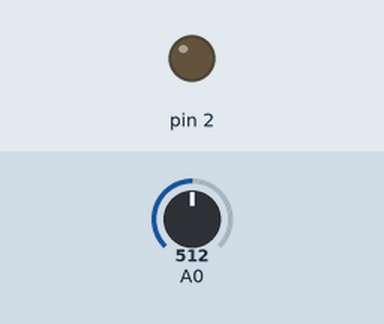
A sketch run on a simulated Arduino Uno, built with avr-gcc and run on an emulated ATmega328P. Parts: output pins drawn as LEDs (lit = HIGH). The inputs (shaded band) are chosen by the test bench; at power-on: A0 = 512.

Above: at 1.2 s.
1.3 s: A0 set to 318
2.8 s: A0 set to 294
At 3.4 s:
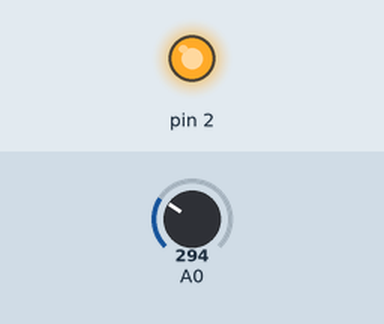
4.3 s: A0 set to 306
At 4.6 s:
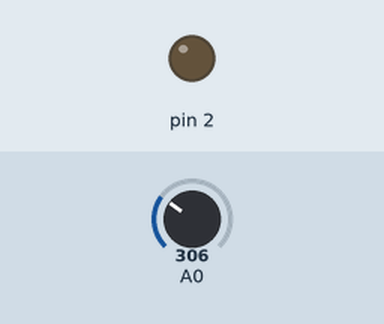
5.8 s: A0 set to 290
At 7.0 s:
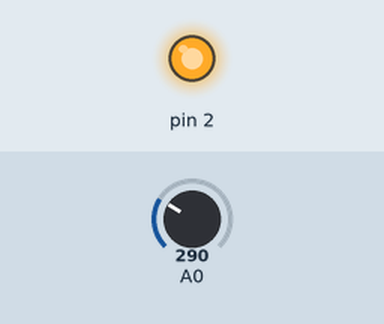
Timing chart, 0 to 8.3 s (numbered marks = the images above; inputs shaded):
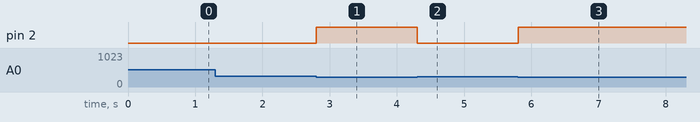

The sketch:

auto_street_light_control1.ino
```cpp
// Relay connects the circuit if given a voltage... and disconnects if not
// We'll use PIN 2 to give that control voltage
void setup()
{
  pinMode(2, OUTPUT);
}

void loop()
{
  int v = analogRead(A0);
  if(v>300)
    digitalWrite(2,LOW);
  else
    digitalWrite(2,HIGH);
  delay(100);
}
```

Measured:
- the behaviour switches between 301 and 300 on A0 (found by bisection; images 0 and 1)
- after the input at 1.3 s, every drawn part: stays the same
- after the input at 2.8 s, pin 2: LOW → HIGH at once
- after the input at 4.3 s, pin 2: HIGH → LOW at once
- after the input at 5.8 s, pin 2: LOW → HIGH at once
